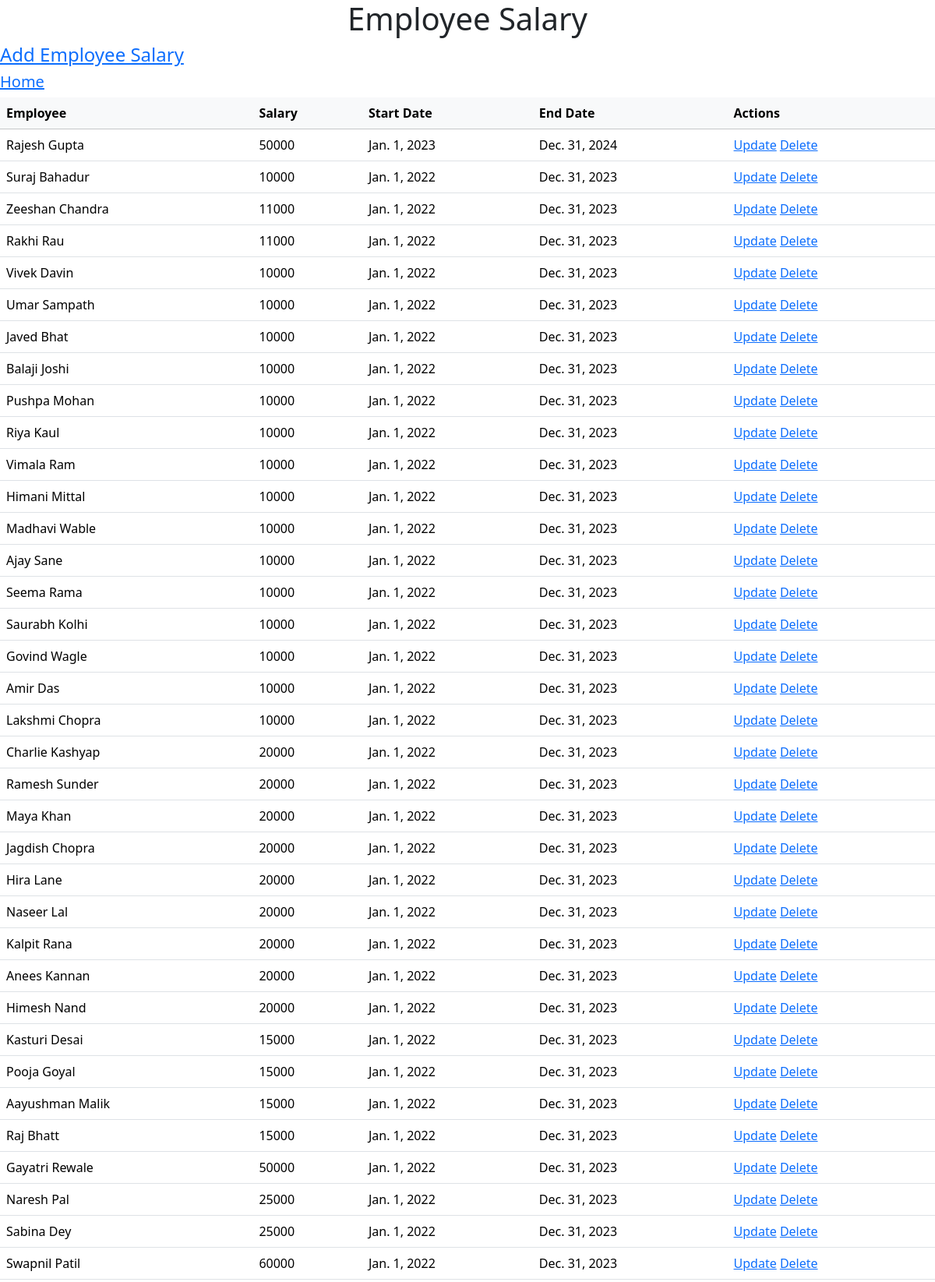
The page /salary/ (upper part) on the database its author committed.
### EMS_app/models.py (models this page shows, shortened)
class EmployeeSalary(models.Model):
    employee = models.ForeignKey(Employee, on_delete=models.CASCADE)
    salary = models.IntegerField()
    start_date = models.DateField()
    end_date = models.DateField()

class Employee(models.Model):
    Designations = [
        ('Associate', 'Associate'),
        ('TL', 'Team Lead'),
        ('Manager', 'Manager'),
    ]
    First_Name = models.CharField(max_length=100, null=True)
    Last_Name = models.CharField(max_length=100)
    Email = models.EmailField()
    Address = models.TextField()
    Designation = models.CharField(max_length=20,choices=Designations)
    Reporting_manager = models.ForeignKey('self', null=True, blank=True, on_delete=models.SET_NULL)
    Department = models.ForeignKey(Department, on_delete=models.CASCADE)
    def __str__(self):
        return f"{self.First_Name} {self.Last_Name}"

### EMS_app/views.py (the view)
# urls.py: path('salary/', SalaryView.as_view(), name='salary'),
class SalaryView(ListView):
    model = EmployeeSalary
    template_name = 'salary.html'
    context_object_name = 'salary'

### EMS_app/templates/salary.html (shortened to what this page needs)
<!DOCTYPE html>
<html lang="en">
<head>
    <link href="https://cdn.jsdelivr.net/npm/bootstrap@5.3.2/dist/css/bootstrap.min.css" rel="stylesheet">
</head>
<body>
    <h1>Employee Salary</h1>
    <h4><a href="{% url 'add_salary' %}" class="back-link">Add Employee Salary</a></h4>
    <h5><a href="{% url 'home' %}" >Home</a></h5>
    <table class="table">
        <thead class="table-light">
            <tr>
                <th>Employee</th>
                <th>Salary</th>
                <th>Start Date</th>
                <th>End Date</th>
                <th>Actions</th>
            </tr>
        </thead>
        <tbody>
            {% for entry in salary %}
                <tr>
                    <td>{{ entry.employee }}</td>
                    <td>{{ entry.salary }}</td>
                    <td>{{ entry.start_date }}</td>
                    <td>{{ entry.end_date }}</td>
                    <td><a href="{% url 'salary_update' entry.id %}" >Update</a>
                        <a href="{% url 'salary_delete' entry.id %}" >Delete</a></td>
                </tr>
            {% endfor %}
        </tbody>
    </table>
</body>
</html>

### EMS_app/templates/salary.html (style rules this page uses)
h1 { text-align:center; }

### rows shown on the page
EmployeeSalary: employee "Rajesh Gupta", salary "50000", start_date "Jan. 1, 2023", end_date "Dec. 31, 2024"
EmployeeSalary: employee "Suraj Bahadur", salary "10000", start_date "Jan. 1, 2022", end_date "Dec. 31, 2023"
EmployeeSalary: employee "Zeeshan Chandra", salary "11000", start_date "Jan. 1, 2022", end_date "Dec. 31, 2023"
EmployeeSalary: employee "Rakhi Rau", salary "11000", start_date "Jan. 1, 2022", end_date "Dec. 31, 2023"
EmployeeSalary: employee "Vivek Davin", salary "10000", start_date "Jan. 1, 2022", end_date "Dec. 31, 2023"
EmployeeSalary: employee "Umar Sampath", salary "10000", start_date "Jan. 1, 2022", end_date "Dec. 31, 2023"
EmployeeSalary: employee "Javed Bhat", salary "10000", start_date "Jan. 1, 2022", end_date "Dec. 31, 2023"
EmployeeSalary: employee "Balaji Joshi", salary "10000", start_date "Jan. 1, 2022", end_date "Dec. 31, 2023"
EmployeeSalary: employee "Pushpa Mohan", salary "10000", start_date "Jan. 1, 2022", end_date "Dec. 31, 2023"
EmployeeSalary: employee "Riya Kaul", salary "10000", start_date "Jan. 1, 2022", end_date "Dec. 31, 2023"
EmployeeSalary: employee "Vimala Ram", salary "10000", start_date "Jan. 1, 2022", end_date "Dec. 31, 2023"
EmployeeSalary: employee "Himani Mittal", salary "10000", start_date "Jan. 1, 2022", end_date "Dec. 31, 2023"
EmployeeSalary: employee "Madhavi Wable", salary "10000", start_date "Jan. 1, 2022", end_date "Dec. 31, 2023"
EmployeeSalary: employee "Ajay Sane", salary "10000", start_date "Jan. 1, 2022", end_date "Dec. 31, 2023"
EmployeeSalary: employee "Seema Rama", salary "10000", start_date "Jan. 1, 2022", end_date "Dec. 31, 2023"
EmployeeSalary: employee "Saurabh Kolhi", salary "10000", start_date "Jan. 1, 2022", end_date "Dec. 31, 2023"
EmployeeSalary: employee "Govind Wagle", salary "10000", start_date "Jan. 1, 2022", end_date "Dec. 31, 2023"
EmployeeSalary: employee "Amir Das", salary "10000", start_date "Jan. 1, 2022", end_date "Dec. 31, 2023"
EmployeeSalary: employee "Lakshmi Chopra", salary "10000", start_date "Jan. 1, 2022", end_date "Dec. 31, 2023"
EmployeeSalary: employee "Charlie Kashyap", salary "20000", start_date "Jan. 1, 2022", end_date "Dec. 31, 2023"
EmployeeSalary: employee "Ramesh Sunder", salary "20000", start_date "Jan. 1, 2022", end_date "Dec. 31, 2023"
EmployeeSalary: employee "Maya Khan", salary "20000", start_date "Jan. 1, 2022", end_date "Dec. 31, 2023"
EmployeeSalary: employee "Jagdish Chopra", salary "20000", start_date "Jan. 1, 2022", end_date "Dec. 31, 2023"
EmployeeSalary: employee "Hira Lane", salary "20000", start_date "Jan. 1, 2022", end_date "Dec. 31, 2023"
EmployeeSalary: employee "Naseer Lal", salary "20000", start_date "Jan. 1, 2022", end_date "Dec. 31, 2023"
EmployeeSalary: employee "Kalpit Rana", salary "20000", start_date "Jan. 1, 2022", end_date "Dec. 31, 2023"
EmployeeSalary: employee "Anees Kannan", salary "20000", start_date "Jan. 1, 2022", end_date "Dec. 31, 2023"
EmployeeSalary: employee "Himesh Nand", salary "20000", start_date "Jan. 1, 2022", end_date "Dec. 31, 2023"
EmployeeSalary: employee "Kasturi Desai", salary "15000", start_date "Jan. 1, 2022", end_date "Dec. 31, 2023"
EmployeeSalary: employee "Pooja Goyal", salary "15000", start_date "Jan. 1, 2022", end_date "Dec. 31, 2023"
EmployeeSalary: employee "Aayushman Malik", salary "15000", start_date "Jan. 1, 2022", end_date "Dec. 31, 2023"
EmployeeSalary: employee "Raj Bhatt", salary "15000", start_date "Jan. 1, 2022", end_date "Dec. 31, 2023"
EmployeeSalary: employee "Gayatri Rewale", salary "50000", start_date "Jan. 1, 2022", end_date "Dec. 31, 2023"
EmployeeSalary: employee "Naresh Pal", salary "25000", start_date "Jan. 1, 2022", end_date "Dec. 31, 2023"
EmployeeSalary: employee "Sabina Dey", salary "25000", start_date "Jan. 1, 2022", end_date "Dec. 31, 2023"
EmployeeSalary: employee "Swapnil Patil", salary "60000", start_date "Jan. 1, 2022", end_date "Dec. 31, 2023"
